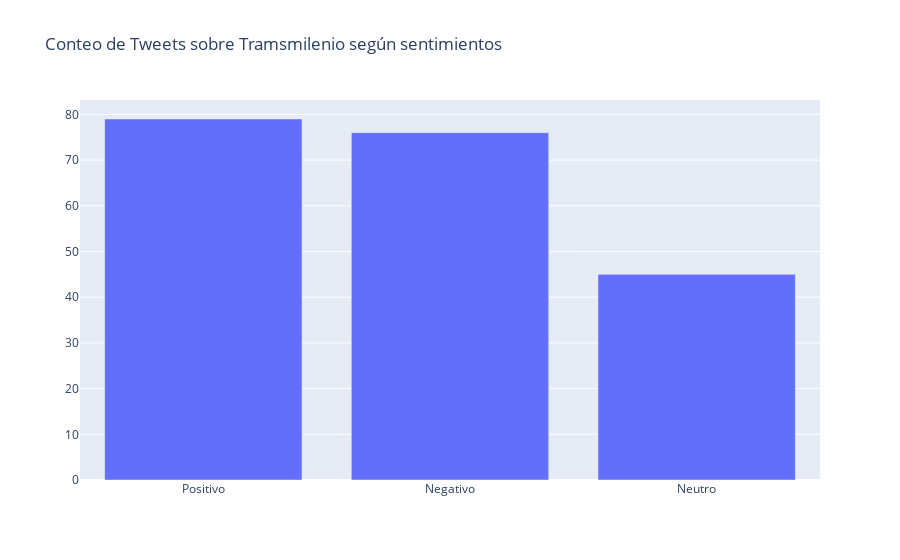

The cell this chart's notebook holds for it:
### Markdown cell above
[BONUS 5pts] : Diagrama de barras de la pregunta 3

### Code cell
import plotly.io as pio
import plotly.express as px
import plotly.graph_objs as go
from plotly.offline import download_plotlyjs, init_notebook_mode, plot, iplot
import matplotlib.pyplot as plt


%matplotlib inline
init_notebook_mode(connected=True)

trace = go.Bar(x=transmi_sentimientos.sentimiento.values,
               y=transmi_sentimientos.resultado.values)

layout = go.Layout(title='Conteo de Tweets sobre Tramsmilenio según sentimientos')

fig = go.Figure(data = [trace], layout=layout)
iplot(fig)

### Figure 1 — Plotly figure (JSON) as saved in the notebook; plotly's stock layout.template omitted (floating-point values rounded to 4 significant figures)
{"data": [{"type": "bar", "x": ["Positivo", "Negativo", "Neutro"], "y": [79, 76, 45]}], "layout": {"title": {"text": "Conteo de Tweets sobre Tramsmilenio según sentimientos"}}}
